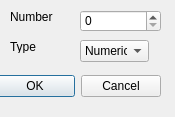
<?xml version="1.0" encoding="UTF-8"?>
<ui version="4.0">
 <class>SpnDialog</class>
 <widget class="QDialog" name="SpnDialog">
  <property name="geometry">
   <rect>
    <x>0</x>
    <y>0</y>
    <width>175</width>
    <height>117</height>
   </rect>
  </property>
  <property name="windowTitle">
   <string>New SPN</string>
  </property>
  <widget class="QDialogButtonBox" name="buttonBox">
   <property name="geometry">
    <rect>
     <x>-180</x>
     <y>70</y>
     <width>341</width>
     <height>32</height>
    </rect>
   </property>
   <property name="orientation">
    <enum>Qt::Horizontal</enum>
   </property>
   <property name="standardButtons">
    <set>QDialogButtonBox::Cancel|QDialogButtonBox::Ok</set>
   </property>
  </widget>
  <widget class="QLabel" name="label">
   <property name="geometry">
    <rect>
     <x>10</x>
     <y>10</y>
     <width>47</width>
     <height>13</height>
    </rect>
   </property>
   <property name="text">
    <string>Number</string>
   </property>
  </widget>
  <widget class="QLabel" name="label_2">
   <property name="geometry">
    <rect>
     <x>10</x>
     <y>40</y>
     <width>47</width>
     <height>13</height>
    </rect>
   </property>
   <property name="text">
    <string>Type</string>
   </property>
  </widget>
  <widget class="QSpinBox" name="spinBox">
   <property name="geometry">
    <rect>
     <x>80</x>
     <y>10</y>
     <width>81</width>
     <height>22</height>
    </rect>
   </property>
   <property name="maximum">
    <number>600000</number>
   </property>
  </widget>
  <widget class="QComboBox" name="comboBox">
   <property name="geometry">
    <rect>
     <x>80</x>
     <y>40</y>
     <width>69</width>
     <height>22</height>
    </rect>
   </property>
   <item>
    <property name="text">
     <string>Numeric</string>
    </property>
   </item>
   <item>
    <property name="text">
     <string>Status</string>
    </property>
   </item>
  </widget>
 </widget>
 <resources/>
 <connections>
  <connection>
   <sender>buttonBox</sender>
   <signal>accepted()</signal>
   <receiver>SpnDialog</receiver>
   <slot>accept()</slot>
   <hints>
    <hint type="sourcelabel">
     <x>248</x>
     <y>254</y>
    </hint>
    <hint type="destinationlabel">
     <x>157</x>
     <y>274</y>
    </hint>
   </hints>
  </connection>
  <connection>
   <sender>buttonBox</sender>
   <signal>rejected()</signal>
   <receiver>SpnDialog</receiver>
   <slot>reject()</slot>
   <hints>
    <hint type="sourcelabel">
     <x>316</x>
     <y>260</y>
    </hint>
    <hint type="destinationlabel">
     <x>286</x>
     <y>274</y>
    </hint>
   </hints>
  </connection>
 </connections>
</ui>
